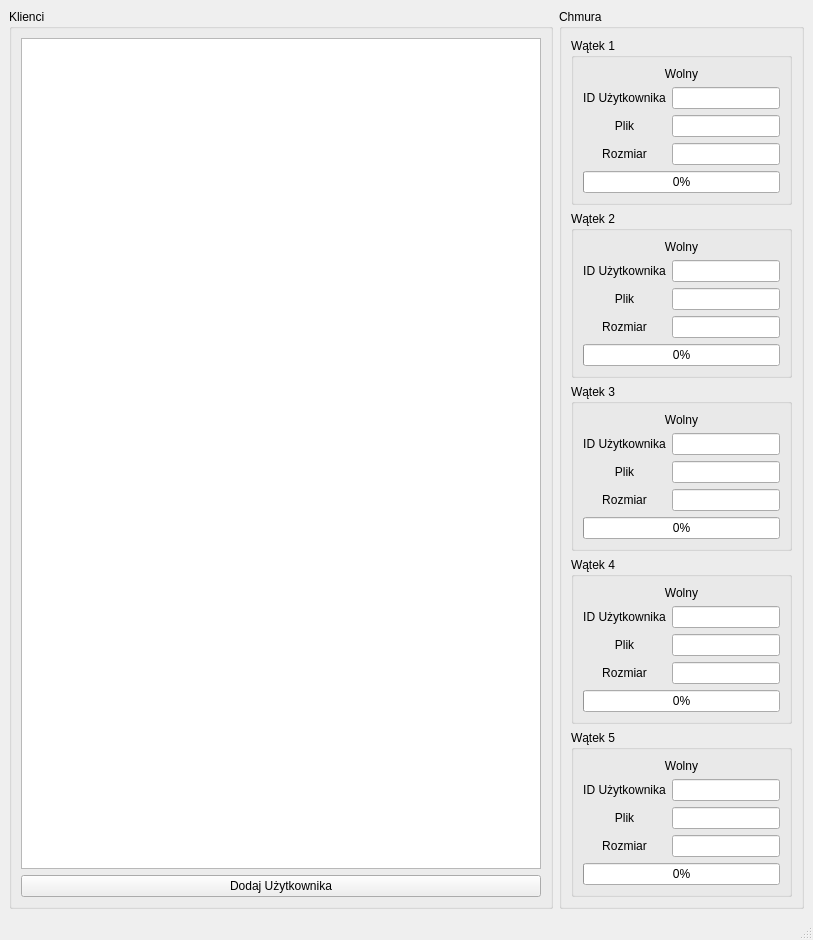
<?xml version="1.0" encoding="UTF-8"?>
<ui version="4.0">
 <class>MainWindow</class>
 <widget class="QMainWindow" name="MainWindow">
  <property name="geometry">
   <rect>
    <x>0</x>
    <y>0</y>
    <width>813</width>
    <height>871</height>
   </rect>
  </property>
  <property name="windowTitle">
   <string>MainWindow</string>
  </property>
  <widget class="QWidget" name="centralwidget">
   <layout class="QGridLayout" name="gridLayout">
    <item row="0" column="2">
     <widget class="QGroupBox" name="groupBox_2">
      <property name="sizePolicy">
       <sizepolicy hsizetype="Maximum" vsizetype="Preferred">
        <horstretch>0</horstretch>
        <verstretch>0</verstretch>
       </sizepolicy>
      </property>
      <property name="title">
       <string>Chmura</string>
      </property>
      <layout class="QGridLayout" name="gridLayout_3">
       <item row="0" column="0">
        <widget class="QGroupBox" name="groupBox_3">
         <property name="title">
          <string>Wątek 1</string>
         </property>
         <layout class="QGridLayout" name="gridLayout_4">
          <item row="4" column="0">
           <widget class="QLabel" name="label_4">
            <property name="text">
             <string>Rozmiar</string>
            </property>
            <property name="alignment">
             <set>Qt::AlignCenter</set>
            </property>
           </widget>
          </item>
          <item row="4" column="1">
           <widget class="QLineEdit" name="sizeLineEdit">
            <property name="readOnly">
             <bool>true</bool>
            </property>
           </widget>
          </item>
          <item row="5" column="0" colspan="2">
           <widget class="QProgressBar" name="transferProgressBar">
            <property name="value">
             <number>0</number>
            </property>
           </widget>
          </item>
          <item row="2" column="1">
           <widget class="QLineEdit" name="fileLineEdit">
            <property name="readOnly">
             <bool>true</bool>
            </property>
           </widget>
          </item>
          <item row="2" column="0">
           <widget class="QLabel" name="label_3">
            <property name="text">
             <string>Plik</string>
            </property>
            <property name="alignment">
             <set>Qt::AlignCenter</set>
            </property>
           </widget>
          </item>
          <item row="1" column="1">
           <widget class="QLineEdit" name="userLineEdit">
            <property name="readOnly">
             <bool>true</bool>
            </property>
           </widget>
          </item>
          <item row="1" column="0">
           <widget class="QLabel" name="label_2">
            <property name="text">
             <string>ID Użytkownika</string>
            </property>
            <property name="alignment">
             <set>Qt::AlignCenter</set>
            </property>
           </widget>
          </item>
          <item row="0" column="0" colspan="2">
           <widget class="QLabel" name="statusQLable">
            <property name="sizePolicy">
             <sizepolicy hsizetype="Preferred" vsizetype="Fixed">
              <horstretch>0</horstretch>
              <verstretch>0</verstretch>
             </sizepolicy>
            </property>
            <property name="text">
             <string>Wolny</string>
            </property>
            <property name="alignment">
             <set>Qt::AlignCenter</set>
            </property>
           </widget>
          </item>
         </layout>
         <zorder>clientListView</zorder>
         <zorder>transferProgressBar</zorder>
         <zorder>label_2</zorder>
         <zorder>userLineEdit</zorder>
         <zorder>label_3</zorder>
         <zorder>fileLineEdit</zorder>
         <zorder>label_4</zorder>
         <zorder>sizeLineEdit</zorder>
         <zorder>statusQLable</zorder>
        </widget>
       </item>
       <item row="1" column="0">
        <widget class="QGroupBox" name="groupBox_4">
         <property name="title">
          <string>Wątek 2</string>
         </property>
         <layout class="QGridLayout" name="gridLayout_7">
          <item row="4" column="0">
           <widget class="QLabel" name="label_13">
            <property name="text">
             <string>Rozmiar</string>
            </property>
            <property name="alignment">
             <set>Qt::AlignCenter</set>
            </property>
           </widget>
          </item>
          <item row="4" column="1">
           <widget class="QLineEdit" name="sizeLineEdit_2">
            <property name="readOnly">
             <bool>true</bool>
            </property>
           </widget>
          </item>
          <item row="5" column="0" colspan="2">
           <widget class="QProgressBar" name="transferProgressBar_2">
            <property name="value">
             <number>0</number>
            </property>
           </widget>
          </item>
          <item row="2" column="1">
           <widget class="QLineEdit" name="fileLineEdit_2">
            <property name="readOnly">
             <bool>true</bool>
            </property>
           </widget>
          </item>
          <item row="2" column="0">
           <widget class="QLabel" name="label_14">
            <property name="text">
             <string>Plik</string>
            </property>
            <property name="alignment">
             <set>Qt::AlignCenter</set>
            </property>
           </widget>
          </item>
          <item row="1" column="1">
           <widget class="QLineEdit" name="userLineEdit_2">
            <property name="readOnly">
             <bool>true</bool>
            </property>
           </widget>
          </item>
          <item row="1" column="0">
           <widget class="QLabel" name="label_15">
            <property name="text">
             <string>ID Użytkownika</string>
            </property>
            <property name="alignment">
             <set>Qt::AlignCenter</set>
            </property>
           </widget>
          </item>
          <item row="0" column="0" colspan="2">
           <widget class="QLabel" name="statusQLable_2">
            <property name="sizePolicy">
             <sizepolicy hsizetype="Preferred" vsizetype="Fixed">
              <horstretch>0</horstretch>
              <verstretch>0</verstretch>
             </sizepolicy>
            </property>
            <property name="text">
             <string>Wolny</string>
            </property>
            <property name="alignment">
             <set>Qt::AlignCenter</set>
            </property>
           </widget>
          </item>
         </layout>
        </widget>
       </item>
       <item row="2" column="0">
        <widget class="QGroupBox" name="groupBox_5">
         <property name="title">
          <string>Wątek 3</string>
         </property>
         <layout class="QGridLayout" name="gridLayout_8">
          <item row="4" column="0">
           <widget class="QLabel" name="label_16">
            <property name="text">
             <string>Rozmiar</string>
            </property>
            <property name="alignment">
             <set>Qt::AlignCenter</set>
            </property>
           </widget>
          </item>
          <item row="4" column="1">
           <widget class="QLineEdit" name="sizeLineEdit_3">
            <property name="readOnly">
             <bool>true</bool>
            </property>
           </widget>
          </item>
          <item row="5" column="0" colspan="2">
           <widget class="QProgressBar" name="transferProgressBar_3">
            <property name="value">
             <number>0</number>
            </property>
           </widget>
          </item>
          <item row="2" column="1">
           <widget class="QLineEdit" name="fileLineEdit_3">
            <property name="readOnly">
             <bool>true</bool>
            </property>
           </widget>
          </item>
          <item row="2" column="0">
           <widget class="QLabel" name="label_17">
            <property name="text">
             <string>Plik</string>
            </property>
            <property name="alignment">
             <set>Qt::AlignCenter</set>
            </property>
           </widget>
          </item>
          <item row="1" column="1">
           <widget class="QLineEdit" name="userLineEdit_3">
            <property name="readOnly">
             <bool>true</bool>
            </property>
           </widget>
          </item>
          <item row="1" column="0">
           <widget class="QLabel" name="label_18">
            <property name="text">
             <string>ID Użytkownika</string>
            </property>
            <property name="alignment">
             <set>Qt::AlignCenter</set>
            </property>
           </widget>
          </item>
          <item row="0" column="0" colspan="2">
           <widget class="QLabel" name="statusQLable_3">
            <property name="sizePolicy">
             <sizepolicy hsizetype="Preferred" vsizetype="Fixed">
              <horstretch>0</horstretch>
              <verstretch>0</verstretch>
             </sizepolicy>
            </property>
            <property name="text">
             <string>Wolny</string>
            </property>
            <property name="alignment">
             <set>Qt::AlignCenter</set>
            </property>
           </widget>
          </item>
         </layout>
        </widget>
       </item>
       <item row="3" column="0">
        <widget class="QGroupBox" name="groupBox_6">
         <property name="title">
          <string>Wątek 4</string>
         </property>
         <layout class="QGridLayout" name="gridLayout_9">
          <item row="4" column="0">
           <widget class="QLabel" name="label_19">
            <property name="text">
             <string>Rozmiar</string>
            </property>
            <property name="alignment">
             <set>Qt::AlignCenter</set>
            </property>
           </widget>
          </item>
          <item row="4" column="1">
           <widget class="QLineEdit" name="sizeLineEdit_4">
            <property name="readOnly">
             <bool>true</bool>
            </property>
           </widget>
          </item>
          <item row="5" column="0" colspan="2">
           <widget class="QProgressBar" name="transferProgressBar_4">
            <property name="value">
             <number>0</number>
            </property>
           </widget>
          </item>
          <item row="2" column="1">
           <widget class="QLineEdit" name="fileLineEdit_4">
            <property name="readOnly">
             <bool>true</bool>
            </property>
           </widget>
          </item>
          <item row="2" column="0">
           <widget class="QLabel" name="label_20">
            <property name="text">
             <string>Plik</string>
            </property>
            <property name="alignment">
             <set>Qt::AlignCenter</set>
            </property>
           </widget>
          </item>
          <item row="1" column="1">
           <widget class="QLineEdit" name="userLineEdit_4">
            <property name="readOnly">
             <bool>true</bool>
            </property>
           </widget>
          </item>
          <item row="1" column="0">
           <widget class="QLabel" name="label_21">
            <property name="text">
             <string>ID Użytkownika</string>
            </property>
            <property name="alignment">
             <set>Qt::AlignCenter</set>
            </property>
           </widget>
          </item>
          <item row="0" column="0" colspan="2">
           <widget class="QLabel" name="statusQLable_4">
            <property name="sizePolicy">
             <sizepolicy hsizetype="Preferred" vsizetype="Fixed">
              <horstretch>0</horstretch>
              <verstretch>0</verstretch>
             </sizepolicy>
            </property>
            <property name="text">
             <string>Wolny</string>
            </property>
            <property name="alignment">
             <set>Qt::AlignCenter</set>
            </property>
           </widget>
          </item>
         </layout>
        </widget>
       </item>
       <item row="4" column="0">
        <widget class="QGroupBox" name="groupBox_7">
         <property name="title">
          <string>Wątek 5</string>
         </property>
         <layout class="QGridLayout" name="gridLayout_10">
          <item row="4" column="0">
           <widget class="QLabel" name="label_22">
            <property name="text">
             <string>Rozmiar</string>
            </property>
            <property name="alignment">
             <set>Qt::AlignCenter</set>
            </property>
           </widget>
          </item>
          <item row="4" column="1">
           <widget class="QLineEdit" name="sizeLineEdit_5">
            <property name="readOnly">
             <bool>true</bool>
            </property>
           </widget>
          </item>
          <item row="5" column="0" colspan="2">
           <widget class="QProgressBar" name="transferProgressBar_5">
            <property name="value">
             <number>0</number>
            </property>
           </widget>
          </item>
          <item row="2" column="1">
           <widget class="QLineEdit" name="fileLineEdit_5">
            <property name="readOnly">
             <bool>true</bool>
            </property>
           </widget>
          </item>
          <item row="2" column="0">
           <widget class="QLabel" name="label_23">
            <property name="text">
             <string>Plik</string>
            </property>
            <property name="alignment">
             <set>Qt::AlignCenter</set>
            </property>
           </widget>
          </item>
          <item row="1" column="1">
           <widget class="QLineEdit" name="userLineEdit_5">
            <property name="readOnly">
             <bool>true</bool>
            </property>
           </widget>
          </item>
          <item row="1" column="0">
           <widget class="QLabel" name="label_24">
            <property name="text">
             <string>ID Użytkownika</string>
            </property>
            <property name="alignment">
             <set>Qt::AlignCenter</set>
            </property>
           </widget>
          </item>
          <item row="0" column="0" colspan="2">
           <widget class="QLabel" name="statusQLable_5">
            <property name="sizePolicy">
             <sizepolicy hsizetype="Preferred" vsizetype="Fixed">
              <horstretch>0</horstretch>
              <verstretch>0</verstretch>
             </sizepolicy>
            </property>
            <property name="text">
             <string>Wolny</string>
            </property>
            <property name="alignment">
             <set>Qt::AlignCenter</set>
            </property>
           </widget>
          </item>
         </layout>
        </widget>
       </item>
      </layout>
     </widget>
    </item>
    <item row="0" column="0">
     <widget class="QGroupBox" name="groupBox">
      <property name="sizePolicy">
       <sizepolicy hsizetype="Expanding" vsizetype="Preferred">
        <horstretch>0</horstretch>
        <verstretch>0</verstretch>
       </sizepolicy>
      </property>
      <property name="title">
       <string>Klienci</string>
      </property>
      <layout class="QGridLayout" name="gridLayout_2">
       <item row="1" column="0">
        <widget class="QPushButton" name="addClientPushButton">
         <property name="text">
          <string>Dodaj Użytkownika</string>
         </property>
        </widget>
       </item>
       <item row="0" column="0">
        <widget class="QListView" name="clientListView"/>
       </item>
      </layout>
     </widget>
    </item>
   </layout>
  </widget>
  <widget class="QMenuBar" name="menubar">
   <property name="geometry">
    <rect>
     <x>0</x>
     <y>0</y>
     <width>813</width>
     <height>21</height>
    </rect>
   </property>
  </widget>
  <widget class="QStatusBar" name="statusbar"/>
 </widget>
 <resources/>
 <connections/>
</ui>
